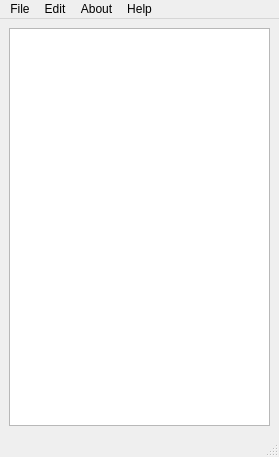
<?xml version="1.0" encoding="UTF-8"?>
<ui version="4.0">
 <class>MainWindow</class>
 <widget class="QMainWindow" name="MainWindow">
  <property name="geometry">
   <rect>
    <x>0</x>
    <y>0</y>
    <width>279</width>
    <height>457</height>
   </rect>
  </property>
  <property name="windowTitle">
   <string>MainWindow</string>
  </property>
  <widget class="QWidget" name="centralwidget">
   <layout class="QHBoxLayout" name="horizontalLayout">
    <item>
     <widget class="QTextEdit" name="textEdit"/>
    </item>
   </layout>
  </widget>
  <widget class="QMenuBar" name="menubar">
   <property name="geometry">
    <rect>
     <x>0</x>
     <y>0</y>
     <width>279</width>
     <height>21</height>
    </rect>
   </property>
   <widget class="QMenu" name="menuFile">
    <property name="title">
     <string>File</string>
    </property>
    <addaction name="actionNew"/>
    <addaction name="actionOpen"/>
    <addaction name="actionSave"/>
    <addaction name="actionSave_As"/>
   </widget>
   <widget class="QMenu" name="menuEdit">
    <property name="title">
     <string>Edit</string>
    </property>
    <addaction name="actionCut"/>
    <addaction name="actionCopy"/>
    <addaction name="actionPaste"/>
    <addaction name="separator"/>
    <addaction name="actionRedo"/>
    <addaction name="actionUndo"/>
   </widget>
   <widget class="QMenu" name="menuAbout">
    <property name="title">
     <string>About</string>
    </property>
   </widget>
   <widget class="QMenu" name="menuHelp">
    <property name="title">
     <string>Help</string>
    </property>
   </widget>
   <addaction name="menuFile"/>
   <addaction name="menuEdit"/>
   <addaction name="menuAbout"/>
   <addaction name="menuHelp"/>
  </widget>
  <widget class="QStatusBar" name="statusbar"/>
  <action name="actionNew">
   <property name="icon">
    <iconset resource="resource.qrc">
     <normaloff>:/rec/img/file.png</normaloff>:/rec/img/file.png</iconset>
   </property>
   <property name="text">
    <string>New </string>
   </property>
  </action>
  <action name="actionOpen">
   <property name="text">
    <string>Open</string>
   </property>
  </action>
  <action name="actionSave">
   <property name="icon">
    <iconset resource="resource.qrc">
     <normaloff>:/rec/img/save.png</normaloff>:/rec/img/save.png</iconset>
   </property>
   <property name="text">
    <string>Save</string>
   </property>
  </action>
  <action name="actionSave_As">
   <property name="icon">
    <iconset resource="resource.qrc">
     <normaloff>:/rec/img/save_as.png</normaloff>:/rec/img/save_as.png</iconset>
   </property>
   <property name="text">
    <string>Save As</string>
   </property>
  </action>
  <action name="actionCut">
   <property name="icon">
    <iconset resource="resource.qrc">
     <normaloff>:/rec/img/cut.png</normaloff>:/rec/img/cut.png</iconset>
   </property>
   <property name="text">
    <string>Cut</string>
   </property>
  </action>
  <action name="actionCopy">
   <property name="icon">
    <iconset resource="resource.qrc">
     <normaloff>:/rec/img/copy.png</normaloff>:/rec/img/copy.png</iconset>
   </property>
   <property name="text">
    <string>Copy</string>
   </property>
  </action>
  <action name="actionPaste">
   <property name="text">
    <string>Paste</string>
   </property>
  </action>
  <action name="actionRedo">
   <property name="icon">
    <iconset resource="resource.qrc">
     <normaloff>:/rec/img/redo.png</normaloff>:/rec/img/redo.png</iconset>
   </property>
   <property name="text">
    <string>Redo</string>
   </property>
  </action>
  <action name="actionUndo">
   <property name="icon">
    <iconset resource="resource.qrc">
     <normaloff>:/rec/img/undo.png</normaloff>:/rec/img/undo.png</iconset>
   </property>
   <property name="text">
    <string>Undo</string>
   </property>
  </action>
 </widget>
 <resources>
  <include location="resource.qrc"/>
 </resources>
 <connections/>
</ui>
